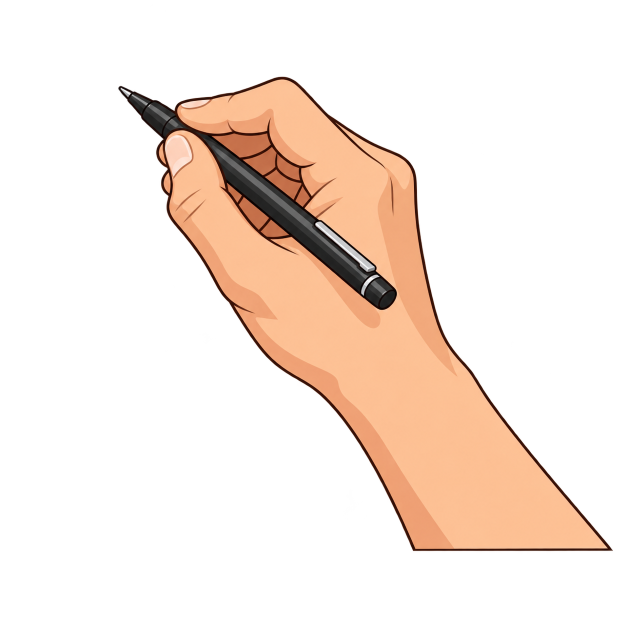
#> input picture ink/assets/hand.png, 1254 x 1254 px (shown at 1/2 size)
$ python hand_sprites.py
#> lines starting #> are read from the running program, lines starting #| are printed output that depends on the picture
### ink/ink/engine.py
"""Hand-drawn whiteboard engine: stroke-by-stroke drawing, wobble, hand sprite (rotates/mirrors, wrist fades).

Based on the handdrawn-video-package skill. Coordinates are 1080x1920 (x right, y down). A scene is a list of
"ops" built with Canvas; the hand draws them in order."""
import math, os
import numpy as np
try: import cv2  # the render machines draw with OpenCV; in the browser (Pyodide) only the drawing plan is made
except ImportError: cv2 = None
from PIL import Image, ImageDraw, ImageFont

W, H, FPS = 1080, 1920, 30
def _hex(s): s = s.lstrip('#'); return tuple(int(s[i:i + 2], 16) for i in (0, 2, 4))
# palette can be overridden from spec.json via env (render.py sets VID_BG / VID_INK / VID_ACC before importing this module)
BG = _hex(os.environ.get('VID_BG', '#F5F0E6')); INK = _hex(os.environ.get('VID_INK', '#1F2937')); ACC = _hex(os.environ.get('VID_ACC', '#F7CE3B'))
HERE = os.path.dirname(os.path.abspath(__file__)); ASSETS = os.path.join(HERE, '..', 'assets')
GREEN = (0x2E, 0x9E, 0x5B); RED = (0xD9, 0x4F, 0x4F)


# [8 lines left out: function set_accent, not called in this run]
SKIN = (244, 200, 165); SLEEVE = (96, 108, 132)
# Pangolin (OFL) reads like marker lettering and has full Vietnamese; Be Vietnam Pro stays for plain UI type
FONT = next((p for p in [os.path.join(ASSETS, 'fonts', 'Pangolin-Regular.ttf'), '/usr/share/fonts/truetype/dejavu/DejaVuSans-Bold.ttf'] if os.path.exists(p)), 'DejaVuSans-Bold.ttf')
FONT_BLACK = os.path.join(ASSETS, 'fonts', 'BeVietnamPro-Black.ttf')
HAND_FONT = FONT
def ink_stroke(size): return max(1, int(size * 0.045))  # thickens the marker lettering
_fonts = {}
# [4 lines left out: function font, not called in this run]
def text_width(txt, size, path=None):
    b = font(size, path).getbbox(txt, stroke_width=ink_stroke(size) if (path or FONT) == FONT else 0); return b[2] - b[0]
# a line should not end on one of these: they belong with the words after them
GLUE = set('và của là thì để cho những các một với ở trong khi nếu mà rồi nhưng vì bởi từ đến tới về theo như thật rất quá không chưa đã đang sẽ bạn mình anh chị em người cái con chiếc sự việc'.split())
# [22 lines left out: functions wrap, fit_size, not called in this run]

rng = np.random.RandomState(11)
# [12 lines left out: function wob, not called in this run]

class Canvas:
    def __init__(s): s.ops = []
    def line(s, pts, w=10, c=INK): s.ops.append(dict(k='line', pts=wob(pts), w=w, c=c))
    def shape(s, pts, w, c, fill):
        s.ops.append(dict(k='shape', pts=wob(pts, 1.2), w=w, c=c, fill=fill))
    # [4 lines left out: function circle, not called in this run]
    def rect(s, x0, y0, x1, y1, w=10, c=INK, fill=None):
        s.shape([(x0, y0), (x1, y0), (x1, y1), (x0, y1), (x0, y0)], w, c, fill)
    def poly(s, pts, c=INK, fill=None, w=8):
        if fill is None and not w: return
        s.shape(list(pts) + [pts[0]], w or 1, c, fill)
    # [31 lines left out: functions arc, arrow, text, not called in this run]
    def done(s): return s.ops

# [35 lines left out: functions prep, stroke, render_full, render_text, render_partial, not called in this run]

# ---------- hand sprite (user-supplied image), rotatable + mirrored ----------
HAND_PNG = os.environ.get('VID_HAND', os.path.join(ASSETS, 'hand.png'))
# a little smaller than the skill's 0.42, so the hand covers less of what it draws
SC = float(os.environ.get('VID_HAND_SCALE', '0.36')); CX0, CY0 = 225, 150; BOT = 1089; ROWQ = 1084; PHI0 = math.atan2(1, 0.70)
def make_hand():
    im = np.asarray(Image.open(HAND_PNG).convert('RGBA')).copy()
#> im is the input picture: shape (1254, 1254, 4); mean R, G, B, A 52.4, 38.4, 29.4, 59.7
    sub = im[CY0:BOT, CX0:].astype(np.float32); a = sub[..., 3:4] / 255
#> after `sub = im[CY0:BOT, CX0:].astype(np.float32)`:
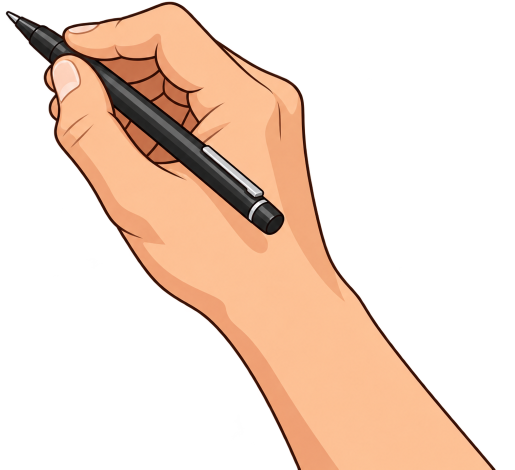
#> sub: shape (939, 1029, 4) float32 (shown at 1/2 size); mean R, G, B, A 84.2, 61.8, 47.4, 96.2; transparent parts drawn white
#> after `a = sub[..., 3:4] / 255`:
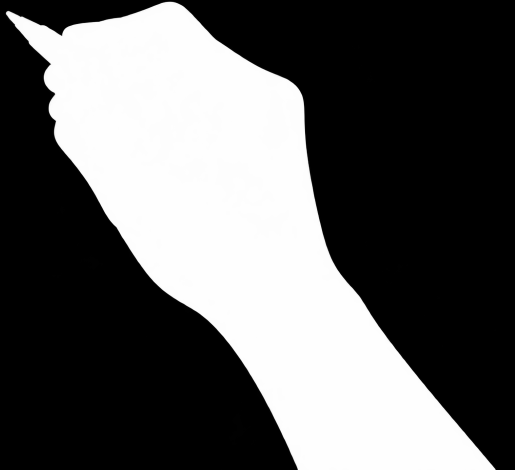
#> a: shape (939, 1029, 1) float32 (shown at 1/2 size); min 0, max 1, mean 0.376
    pm = cv2.resize(np.concatenate([sub[..., :3] * a, a * 255], 2), None, fx=SC, fy=SC, interpolation=cv2.INTER_AREA)
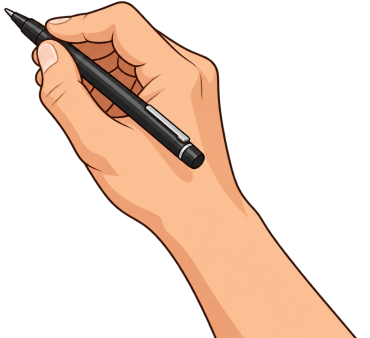
#> pm: shape (338, 370, 4) float32; mean R, G, B, A 82.7, 61.1, 46.8, 95.9; transparent parts drawn white
    row = im[ROWQ].astype(np.float32); ra = row[:, 3:4] / 255; rowpm = np.concatenate([row[:, :3] * ra, ra * 255], 1)
#> after `row = im[ROWQ].astype(np.float32)`: row = 1254 rows, first 6: [0, 0, 0, 0], [0, 0, 0, 0], [0, 0, 0, 0], [0, 0, 0, 0], [0, 0, 0, 0], [0, 0, 0, 0]
#> after `ra = row[:, 3:4] / 255`: ra = 1254 values, max 0.996 at index 836, min 0 at index 0, mean 0.313
#> after `rowpm = np.concatenate([row[:, :3] * ra, ra * 255], 1)`: rowpm has the same summary as row
    xs = np.where(im[ROWQ, :, 3] > 128)[0]; x0, x1 = xs.min(), xs.max()
#> after `xs = np.where(im[ROWQ, :, 3] > 128)[0]`: xs = 394 values from 819 to 1212
#> after `x0, x1 = (xs.min(), xs.max())`: x0 = 819; x1 = 1212
    n2 = max(8, int((x1 - x0 + 1) * SC)); tex = cv2.resize(rowpm[x0:x1 + 1][None], (n2, 1), interpolation=cv2.INTER_AREA)[0]
#> after `n2 = max(8, int((x1 - x0 + 1) * SC))`: n2 = 141
#> after `tex = cv2.resize(rowpm[x0:x1 + 1][None], (n2, 1), interpolation=cv2.IN`: tex = 141 rows, first 6: [60.2, 16.55, 4.92, 235], [57.97, 16.02, 4.93, 251.8], [199.4, 128.8, 91.66, 252.9], [236.1, 157.5, 111.8, 253], [236.1, 158.8, 113.8, 253], [236.1, 160, 115.4, 253]
    tip = ((237 - CX0) * SC, (175 - CY0) * SC); A = ((x0 - CX0) * SC, (ROWQ - CY0) * SC); B = ((x1 - CX0) * SC, (ROWQ - CY0) * SC)
#> after `A = ((x0 - CX0) * SC, (ROWQ - CY0) * SC)`: A = (213.8, 336.2)
#> after `B = ((x1 - CX0) * SC, (ROWQ - CY0) * SC)`: B = (355.3, 336.2)
    nz = lambda v: np.array(v, float) / np.hypot(*v)
    right = dict(spr=pm, tip=np.array(tip), A=np.array(A), B=np.array(B), dA=nz((0.586, 1)), dB=nz((0.817, 1)), tex=tex)
#> right = 7 items
    w = pm.shape[1]; fx = lambda p: np.array([w - 1 - p[0], p[1]])
#> after `w = pm.shape[1]`: w = 370
    left = dict(spr=cv2.flip(pm, 1), tip=fx(tip), A=fx(B), B=fx(A), dA=nz((-0.817, 1)), dB=nz((-0.586, 1)), tex=tex[::-1].copy())
#> left = 7 items
    return {1: right, -1: left}
HAND = make_hand() if cv2 else None
#> HAND = 2 items

# [6 lines left out: function phi_for, not called in this run]

def arm_vec(phi, side): return np.array([side * math.cos(phi), math.sin(phi)])

# [6 lines left out: function exit_dist, not called in this run]

def blit(img, out, x, y):
    h, w = out.shape[:2]; x0, y0, x1, y1 = max(x, 0), max(y, 0), min(x + w, W), min(y + h, H)
    if x0 >= x1 or y0 >= y1: return
    s = out[y0 - y:y1 - y, x0 - x:x1 - x]; a = s[..., 3:4] / 255
    img[y0:y1, x0:x1] = (img[y0:y1, x0:x1].astype(np.float32) * (1 - a) + s[..., :3]).clip(0, 255).astype(np.uint8)

# [26 lines left out: function draw_hand, not called in this run]

def draw_hand2(img, tip, phi, side, arm_end=None, fade=0, sleeve_at=None):
    """arm_end: px along arm (from wrist cut) where arm fully disappears; None = runs off-screen (current)."""
    h = HAND[side]; d = side * (phi - PHI0); c, s = math.cos(d), math.sin(d); R = np.array([[c, -s], [s, c]])
    tip = np.array(tip, float); f = lambda p: tip + R @ (p - h['tip'])
    Ap, Bp = f(h['A']), f(h['B']); dA, dB = R @ h['dA'], R @ h['dB']; D = (arm_end + 40.0) if arm_end else 2900.0
    u = (dA + dB) / np.linalg.norm(dA + dB); perp = np.array([-u[1], u[0]])
    if perp @ (Ap - Bp) < 0: perp = -perp
    layer = img.copy() if arm_end else img
    n = h['tex'].shape[0]; texI = np.repeat(h['tex'][None], 48, 0).astype(np.float32)
    dst = np.float32([Ap, Bp, Bp + dB * D, Ap + dA * D]); src = np.float32([[0, 0], [n - 1, 0], [n - 1, 47], [0, 47]])
    I = lambda q: np.round(q).astype(np.int32)
    x0 = max(0, int(dst[:, 0].min())); y0 = max(0, int(dst[:, 1].min())); x1 = min(W, int(dst[:, 0].max()) + 1); y1 = min(H, int(dst[:, 1].max()) + 1)
    ok = x1 > x0 and y1 > y0
    if ok:
        M = cv2.getPerspectiveTransform(src, dst); M = np.array([[1, 0, -x0], [0, 1, -y0], [0, 0, 1]], float) @ M
        blit(layer, cv2.warpPerspective(texI, M, (x1 - x0, y1 - y0), flags=cv2.INTER_LINEAR, borderValue=(0, 0, 0, 0)), x0, y0)
    if sleeve_at is not None:
        m = 15; SA, SB = Ap + dA * sleeve_at + perp * m, Bp + dB * sleeve_at - perp * m; FA, FB = Ap + dA * D + perp * m, Bp + dB * D - perp * m
        cv2.fillPoly(layer, [np.array([I(SA), I(SB), I(FB), I(FA)])], SLEEVE, cv2.LINE_AA)
        for p, q in ((SA, FA), (SB, FB), (SA, SB)): cv2.line(layer, tuple(I(p)), tuple(I(q)), INK, 4, cv2.LINE_AA)
    if arm_end and ok:
        ys, xs = np.mgrid[y0:y1, x0:x1].astype(np.float32)
        proj = (xs - Ap[0]) * u[0] + (ys - Ap[1]) * u[1]
        mk = np.clip((arm_end - proj) / max(fade, 1), 0, 1)[..., None]
        img[y0:y1, x0:x1] = (img[y0:y1, x0:x1] * (1 - mk) + layer[y0:y1, x0:x1] * mk).astype(np.uint8)
    spr = h['spr']; hh, ww = spr.shape[:2]; t = tip - R @ h['tip']
    cf = (R @ np.array([[0, 0], [ww, 0], [ww, hh], [0, hh]], float).T).T + t
    bx0, by0 = np.floor(cf.min(0)).astype(int); bx1, by1 = np.ceil(cf.max(0)).astype(int)
    M2 = np.hstack([R, (t - np.array([bx0, by0]))[:, None]]).astype(np.float32)
    blit(img, cv2.warpAffine(spr, M2, (bx1 - bx0, by1 - by0), flags=cv2.INTER_LINEAR, borderValue=(0, 0, 0, 0)), bx0, by0)

### ink/tools/hand_sprites.py
"""Bake the drawing hand (forearm that fades out after the wrist) into two transparent PNGs for the browser
renderer, exactly as render.py draws it: draw_hand2 at the hand's own angle, once on black and once on white,
the difference gives the transparency. Writes web/public/ink/hand-{r,l}.png and hand.json (tip, base angle).
Run again only when the hand image or ARM_END/ARM_FADE change:  python tools/hand_sprites.py"""
import json, math, os, sys
import numpy as np
from PIL import Image
sys.path.insert(0, os.path.join(os.path.dirname(__file__), '..'))
from ink.engine import draw_hand2, PHI0
from ink.render import ARM_END, ARM_FADE

OUT = os.path.join(os.path.dirname(__file__), '..', '..', 'web', 'public', 'ink')
TIP = (520.0, 300.0); SIZE = (1040, 1100)
meta = {'phi0': PHI0, 'armEnd': ARM_END, 'fade': ARM_FADE}
os.makedirs(OUT, exist_ok=True)
for side, name in ((1, 'r'), (-1, 'l')):
    shots = []
    for bg in (0, 255):
        img = np.full((1920, 1080, 3), bg, np.uint8)
        draw_hand2(img, TIP, PHI0, side, arm_end=ARM_END, fade=ARM_FADE)
        shots.append(img[:SIZE[1], :SIZE[0]].astype(np.float32))
    black, white = shots
    a = np.clip(1 - (white - black).mean(2) / 255, 0, 1)
    rgb = np.where(a[..., None] > 1e-3, black / np.maximum(a[..., None], 1e-3), 0).clip(0, 255)
    ys, xs = np.where(a > 0.01); x0, y0, x1, y1 = xs.min(), ys.min(), xs.max() + 1, ys.max() + 1
    rgba = np.dstack([rgb, a * 255])[y0:y1, x0:x1].astype(np.uint8)
    Image.fromarray(rgba, 'RGBA').save(os.path.join(OUT, f'hand-{name}.png'), optimize=True)
    meta[name] = {'tipX': TIP[0] - x0, 'tipY': TIP[1] - y0}
#> this loop made 2 passes
#> (x0, y0) on passes 1 to 2: (515, 291), (155, 291)
#> pass 1, in draw_hand2, `texI = np.repeat(h['tex'][None], 48, 0).astype(np.float32)`:
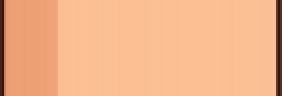
#> texI: shape (48, 141, 4) float32 (shown 2 times larger); mean of channels 0, 1, 2, 3 241.9, 179.6, 136.8, 253.5; transparent parts drawn white
#> pass 1, in blit, `s = out[y0 - y:y1 - y, x0 - x:x1 - x]`:
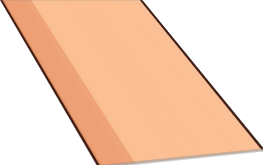
#> s: shape (165, 263, 4) float32; mean of channels 0, 1, 2, 3 141.5, 104.8, 79.7, 148.4; transparent parts drawn white
#> pass 1, in blit, `a = s[..., 3:4] / 255`:
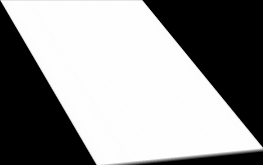
#> a: shape (165, 263, 1) float32; min 0, max 0.996, mean 0.582
#> pass 1, in draw_hand2, `ys, xs = np.mgrid[y0:y1, x0:x1].astype(np.float32)`:
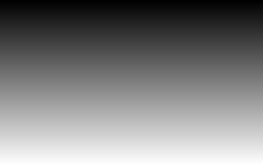
#> ys: shape (165, 263) float32; min 627, max 791, mean 709; drawn with min black and max white
json.dump(meta, open(os.path.join(OUT, 'hand.json'), 'w'), indent=1)
print('ok', meta)
